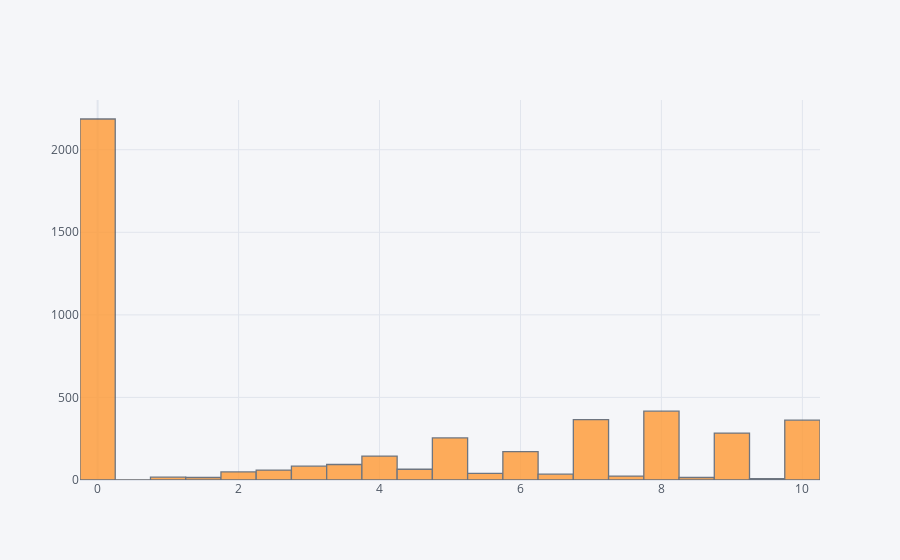

Write notebook code for a chart like this one.
### Code cell
ratings['Book-Rating'].iplot(kind='hist',bins=50)

### Figure 1 — Plotly figure (JSON) as saved in the notebook; plotly's stock layout.template omitted (floating-point values rounded to 4 significant figures; data arrays with more than 128 entries replaced by an {"elided": "..."} marker saying what was removed)
{"data": [{"histfunc": "count", "histnorm": "", "marker": {"color": "rgba(255, 153, 51, 1.0)", "line": {"color": "#4D5663", "width": 1.3}}, "name": "Book-Rating", "nbinsx": 50, "opacity": 0.8, "orientation": "v", "type": "histogram", "x": {"elided": "4693 float values"}}], "layout": {"barmode": "overlay", "legend": {"bgcolor": "#F5F6F9", "font": {"color": "#4D5663"}}, "paper_bgcolor": "#F5F6F9", "plot_bgcolor": "#F5F6F9", "title": {"font": {"color": "#4D5663"}}, "xaxis": {"gridcolor": "#E1E5ED", "showgrid": true, "tickfont": {"color": "#4D5663"}, "title": {"font": {"color": "#4D5663"}, "text": ""}, "zerolinecolor": "#E1E5ED"}, "yaxis": {"gridcolor": "#E1E5ED", "showgrid": true, "tickfont": {"color": "#4D5663"}, "title": {"font": {"color": "#4D5663"}, "text": ""}, "zerolinecolor": "#E1E5ED"}}}
